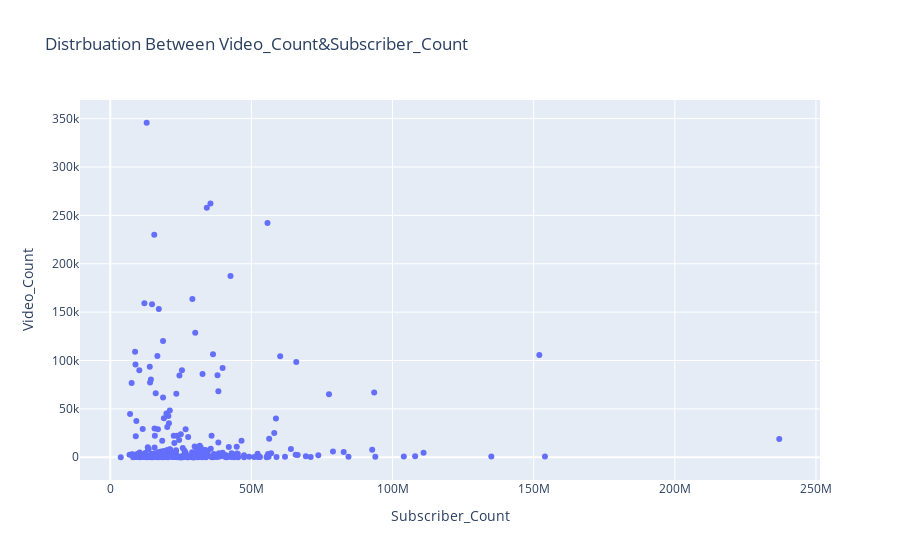

The cell this chart's notebook holds for it:
### Code cell
px.scatter(data_frame=df,x='Subscriber_Count',y='Video_Count' , title='Distrbuation Between Video_Count&Subscriber_Count')

### Figure 1 — Plotly figure (JSON) as saved in the notebook; plotly's stock layout.template omitted (floating-point values rounded to 4 significant figures; data arrays with more than 128 entries replaced by an {"elided": "..."} marker saying what was removed)
{"data": [{"hovertemplate": "Subscriber_Count=%{x}<br>Video_Count=%{y}<extra></extra>", "legendgroup": "", "marker": {"color": "#636efa", "symbol": "circle"}, "mode": "markers", "name": "", "orientation": "v", "showlegend": false, "type": "scatter", "x": {"elided": "296 int values"}, "xaxis": "x", "y": {"elided": "296 int values"}, "yaxis": "y"}], "layout": {"legend": {"tracegroupgap": 0}, "title": {"text": "Distrbuation Between Video_Count&Subscriber_Count"}, "xaxis": {"anchor": "y", "domain": [0, 1], "title": {"text": "Subscriber_Count"}}, "yaxis": {"anchor": "x", "domain": [0, 1], "title": {"text": "Video_Count"}}}}
